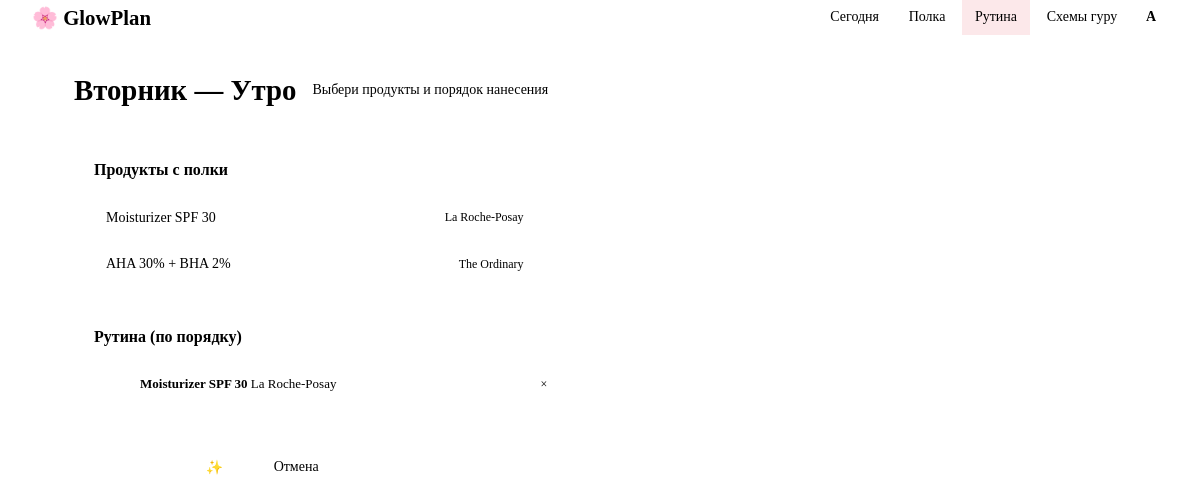
The app's page /routine/edit/1/morning (signed in) with its own data.
### models.py (models this page shows, shortened)
class User(db.Model, UserMixin):
    __tablename__ = "users"
    id = db.Column(db.Integer, primary_key=True)
    email = db.Column(db.String(120), unique=True, nullable=False)
    password_hash = db.Column(db.String(256), nullable=False)
    name = db.Column(db.String(80), nullable=False)
    skin_type = db.Column(db.String(40), default="normal") # normal, dry, oily, combo
    role = db.Column(db.String(20), default="user") # user, guru, admin
    created_at = db.Column(db.Date, default=date.today)
    user_products = db.relationship("UserProduct", backref="owner", lazy=True, cascade="all, delete-orphan")
    routines = db.relationship("Routine", backref="owner", lazy=True, cascade="all, delete-orphan")
    checklist_logs = db.relationship("ChecklistLog", backref="owner", lazy=True, cascade="all, delete-orphan")
    guru_schemes = db.relationship("GuruScheme", backref="author", lazy=True)
    def is_admin(self):
        return self.role == "admin"
    def is_guru(self):
        return self.role in ("guru", "admin")

class UserProduct(db.Model):
    __tablename__ = "user_products"
    id = db.Column(db.Integer, primary_key=True)
    user_id = db.Column(db.Integer, db.ForeignKey("users.id"), nullable=False)
    product_id = db.Column(db.Integer, db.ForeignKey("products.id"), nullable=False)
    opened_at = db.Column(db.Date, nullable=False, default=date.today)
    uses_count = db.Column(db.Integer, default=0)
    is_active = db.Column(db.Boolean, default=True)
    notes = db.Column(db.String(200), default="")
    product = db.relationship("Product", lazy=True)

class Product(db.Model):
    __tablename__ = "products"
    id = db.Column(db.Integer, primary_key=True)
    name = db.Column(db.String(120), nullable=False)
    brand = db.Column(db.String(80), nullable=False)
    category = db.Column(db.String(40), nullable=False)
    pao_days = db.Column(db.Integer, nullable=False) # срок после вскрытия в днях
    description = db.Column(db.Text, default="")
    ingredients = db.Column(db.String(200), default="")
    added_by = db.Column(db.Integer, db.ForeignKey("users.id"), nullable=True)

class RoutineStep(db.Model):
    __tablename__ = "routine_steps"
    id = db.Column(db.Integer, primary_key=True)
    routine_id = db.Column(db.Integer, db.ForeignKey("routines.id"), nullable=False)
    user_product_id = db.Column(db.Integer, db.ForeignKey("user_products.id"), nullable=False)
    step_order = db.Column(db.Integer, default=0)
    notes = db.Column(db.String(200), default="")
    user_product = db.relationship("UserProduct", lazy=True)

### routes/routine.py (the view, shortened to what this page needs)
@routine_bp.route("/edit/<int:day>/<time_of_day>", methods=["GET", "POST"])
@login_required
def edit(day, time_of_day):
    if time_of_day not in ("morning", "evening"):
        flash("Неверное время суток", "error")
        return redirect(url_for("routine.index"))
    routine = Routine.query.filter_by(
        user_id=current_user.id,
        day_of_week=day,
        time_of_day=time_of_day
    ).first()
    user_products = UserProduct.query.filter_by(
        user_id=current_user.id, is_active=True
    ).all()
    return render_template(
        "routine/edit.html",
        routine=routine,
        user_products=user_products,
        day_name=DAYS_RU[day],
        time_of_day=time_of_day,
        time_label=_time_label(time_of_day)
    )

### models.py (called while the page is built)
@login_manager.user_loader
def load_user(user_id):
    return User.query.get(int(user_id))

### routes/routine.py (called while the page is built)
def _time_label(time_of_day):
    return "Утро" if time_of_day == "morning" else "Вечер"

### templates/routine/edit.html (shortened to what this page needs)
{% extends "base.html" %}
{% block content %}
<div class="page-header">
    <h1 class="page-title">{{ day_name }} — {{ time_label }}</h1>
    <p class="page-subtitle">Выбери продукты и порядок нанесения</p>
</div>
<div class="routine-editor">
    <form method="POST" id="routine-form" class="routine-editor__form">
        <div class="routine-editor__panel">
            <h3>Продукты с полки</h3>
            <div class="available-products">
                {% for up in user_products %}
                <div class="available-product" data-id="{{ up.id }}">
                    <span class="available-product__name">{{ up.product.name }}</span>
                    <span class="available-product__brand">{{ up.product.brand }}</span>
                    <button type="button" class="btn btn--xs btn--primary"
                            onclick="addToRoutine({{ up.id }}, '{{ up.product.name }}', '{{ up.product.brand }}')">
                    </button>
                </div>
                {% endfor %}
            </div>
        </div>
        <div class="routine-editor__panel">
            <h3>Рутина (по порядку)</h3>
            <div id="routine-steps" class="routine-steps-list">
                {% for step in routine.steps %}
                <div class="routine-step-item" data-id="{{ step.user_product_id }}">
                    <span class="routine-step-item__order">{{ loop.index }}</span>
                    <div class="routine-step-item__info">
                        <strong>{{ step.user_product.product.name }}</strong>
                        <span>{{ step.user_product.product.brand }}</span>
                    </div>
                    <button type="button" class="btn btn--xs btn--ghost"
                            onclick="removeStep(this)">×</button>
                </div>
                {% endfor %}
            </div>
        </div>
    </form>
    <div class="routine-editor__footer">
        <button type="submit" form="routine-form" class="btn btn--primary">Сохранить рутину ✨</button>
        <a href="{{ url_for('routine.index') }}" class="btn btn--ghost">Отмена</a>
    </div>
</div>
{% endblock %}

### templates/base.html (shortened to what this page needs)
<!DOCTYPE html>
<html lang="ru">
<head>
    <link rel="stylesheet" href="{{ url_for('static', filename='css/style.css') }}">
</head>
<body>
{% if current_user.is_authenticated %}
<nav class="navbar">
    <a class="navbar__brand" href="{{ url_for('main.dashboard') }}">🌸 GlowPlan</a>
    <div class="navbar__links">
        <a href="{{ url_for('main.dashboard') }}"
           class="{% if request.endpoint == 'main.dashboard' %}active{% endif %}">Сегодня</a>
        <a href="{{ url_for('products.shelf') }}"
           class="{% if request.blueprint == 'products' %}active{% endif %}">Полка</a>
        <a href="{{ url_for('routine.index') }}"
           class="{% if request.blueprint == 'routine' %}active{% endif %}">Рутина</a>
        <a href="{{ url_for('admin.schemes_catalog') }}">Схемы гуру</a>
        <a href="{{ url_for('main.profile') }}" class="nav-avatar">
            {{ current_user.name[0].upper() }}
        </a>
    </div>
</nav>
{% endif %}
<main class="main-content">
    {% block content %}{% endblock %}
</main>
</body>
</html>

### static/css/style.css (style rules this page uses)
*, *::before, *::after { box-sizing: border-box; margin: 0; padding: 0; }
body { font-family: var(--font-body); background: var(--color-bg); color: var(--color-text); font-size: 15px; line-height: 1.6; min-height: 100vh; }
a { color: var(--color-primary); text-decoration: none; }
.navbar { position: sticky; top: 0; z-index: 100; background: var(--color-surface); border-bottom: 1.5px solid var(--color-border); height: var(--nav-height); display: flex; align-items: center; padding: 0 2rem; gap: 2rem; box-shadow: var(--shadow-sm); }
.navbar__brand { font-family: var(--font-display); font-size: 1.3rem; font-weight: 600; color: var(--color-primary); text-decoration: none; flex-shrink: 0; }
.navbar__links { display: flex; align-items: center; gap: .25rem; flex-wrap: wrap; margin-left: auto; }
.navbar__links a { padding: .4rem .8rem; border-radius: var(--radius-sm); color: var(--color-text-muted); font-size: 14px; transition: all .15s; }
.navbar__links a.active { color: var(--color-primary); background: #fce8ea; }
.nav-avatar { width: 34px; height: 34px; border-radius: 50%; background: var(--color-primary); color: white; display: flex; align-items: center; justify-content: center; font-weight: 600; font-size: 14px; flex-shrink: 0; text-decoration: none !important; }
.main-content { max-width: 1100px; margin: 0 auto; padding: 2rem 1.5rem; }
.page-header { display: flex; align-items: center; gap: 1rem; margin-bottom: 1.5rem; flex-wrap: wrap; }
.page-title { font-family: var(--font-display); font-size: 1.8rem; font-weight: 600; color: var(--color-text); }
.page-subtitle { color: var(--color-text-muted); font-size: 14px; }
.btn { display: inline-flex; align-items: center; gap: .4rem; padding: .55rem 1.2rem; border-radius: var(--radius-sm); font-size: 14px; font-family: var(--font-body); font-weight: 500; cursor: pointer; border: none; transition: all .15s; text-decoration: none; }
.btn--primary { background: var(--color-primary); color: white; }
.btn--ghost { background: transparent; color: var(--color-text-muted); }
.btn--xs { padding: .2rem .55rem; font-size: 12px; }
.routine-editor { display: grid; grid-template-columns: 1fr 1fr; gap: 1.5rem; }
.routine-editor__panel { background: var(--color-surface); border-radius: var(--radius-md); border: 1.5px solid var(--color-border); padding: 1.25rem; }
.routine-editor__panel h3 { font-size: 1rem; margin-bottom: 1rem; }
.routine-editor__footer { grid-column: 1/-1; display: flex; gap: .75rem; }
.available-products { display: flex; flex-direction: column; gap: .5rem; max-height: 400px; overflow-y: auto; }
.available-product { display: flex; align-items: center; gap: .5rem; padding: .5rem .75rem; background: var(--color-bg); border-radius: var(--radius-sm); font-size: 14px; }
.available-product__name { flex: 1; font-weight: 500; }
.available-product__brand { font-size: 12px; color: var(--color-text-muted); }
.routine-steps-list { display: flex; flex-direction: column; gap: .5rem; max-height: 400px; overflow-y: auto; }
.routine-step-item { display: flex; align-items: center; gap: .75rem; padding: .5rem .75rem; background: var(--color-bg); border-radius: var(--radius-sm); }
.routine-step-item__order { width: 22px; height: 22px; border-radius: 50%; background: var(--color-primary); color: white; display: flex; align-items: center; justify-content: center; font-size: 11px; font-weight: 700; flex-shrink: 0; }
.routine-step-item__info { flex: 1; font-size: 13px; }

### records on screen
User: name "А"
UserProduct: product.name "Moisturizer SPF 30", product.brand "La Roche-Posay"
UserProduct: product.name "AHA 30% + BHA 2%", product.brand "The Ordinary"
RoutineStep: user_product.product.name "Moisturizer SPF 30", user_product.product.brand "La Roche-Posay"

### other values on screen
{{ day_name }} "Вторник"
{{ time_label }} "Утро"
